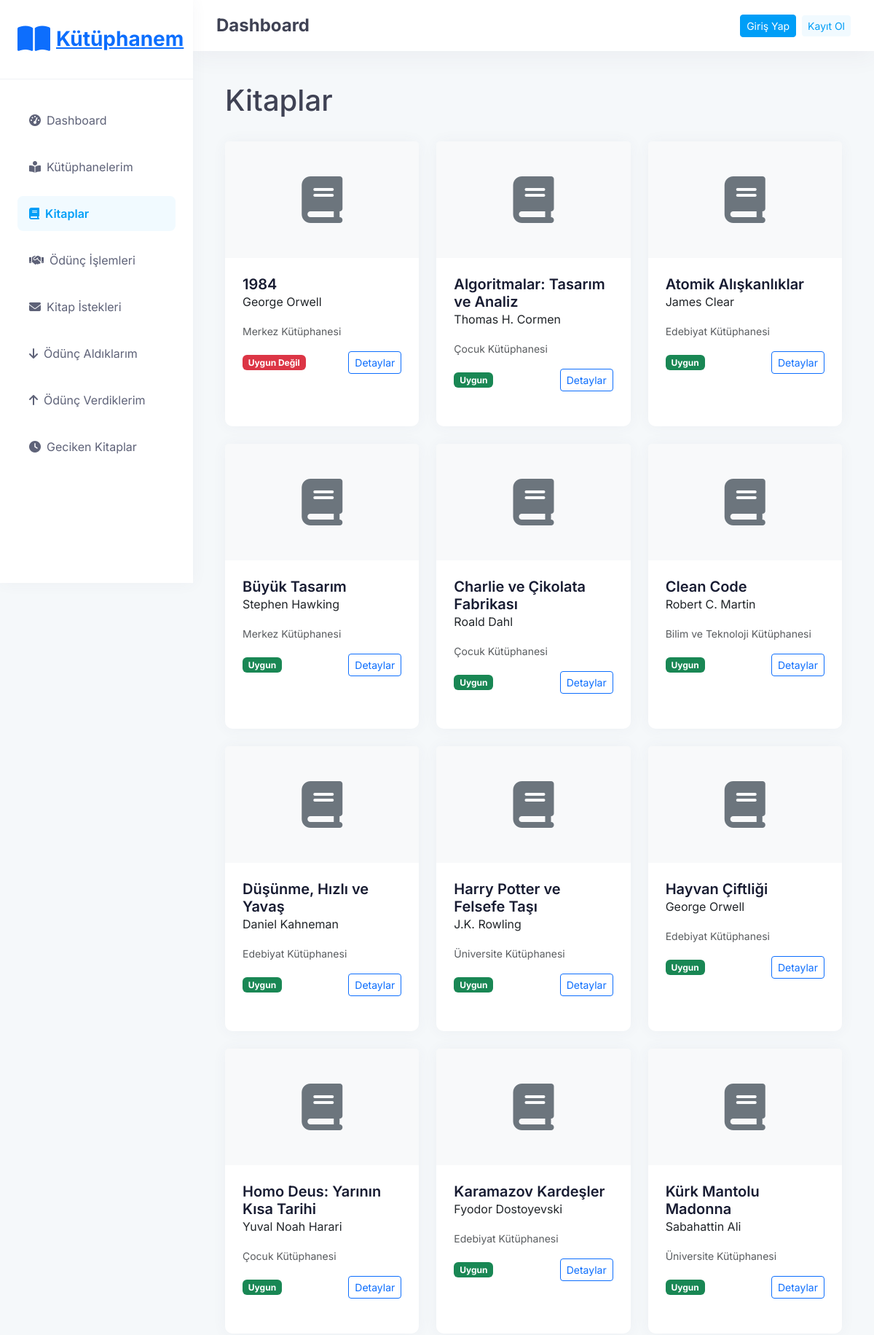
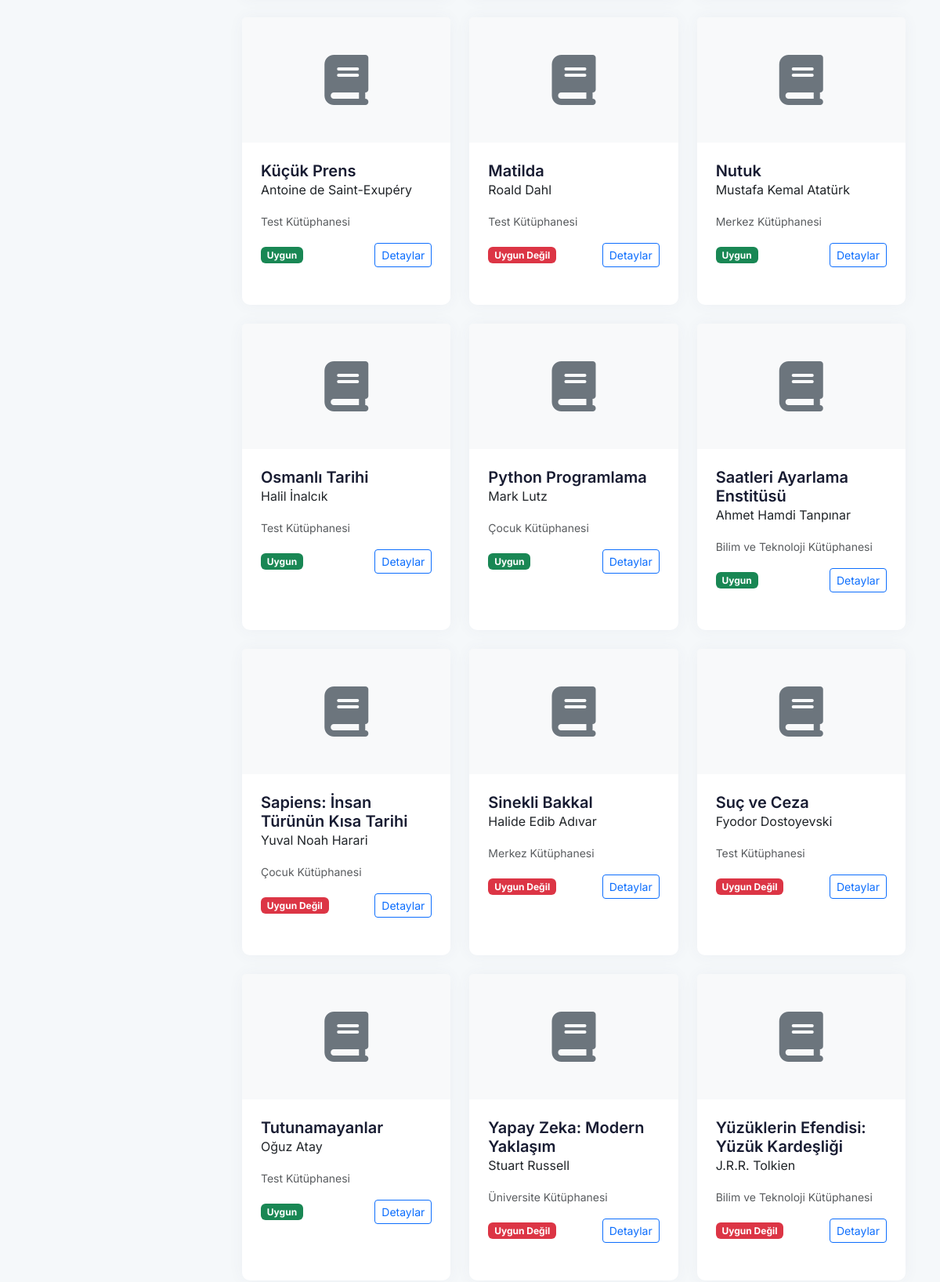
The page /books/ (upper part) on the database its author committed (2 pictures, top to bottom).
### books/models.py (models this page shows, shortened)
class Book(models.Model):
    title = models.CharField(max_length=255, verbose_name="Kitap Adı")
    author = models.CharField(max_length=255, verbose_name="Yazar")
    isbn = models.CharField(max_length=13, blank=True, null=True, verbose_name="ISBN")
    library = models.ForeignKey(
        Library,
        on_delete=models.CASCADE,
        related_name='books',
        verbose_name="Kütüphane"
    )
    is_available = models.BooleanField(default=True, verbose_name="Uygunluk Durumu")
    cover_image = models.ImageField(upload_to='book_covers/', blank=True, null=True, verbose_name="Kapak Resmi")
    description = models.TextField(blank=True, null=True, verbose_name="Açıklama")
    created_at = models.DateTimeField(auto_now_add=True, verbose_name="Eklenme Tarihi")
    updated_at = models.DateTimeField(auto_now=True, verbose_name="Güncellenme Tarihi")
    class Meta:
        verbose_name = "Kitap"
        verbose_name_plural = "Kitaplar"
        ordering = ['title']

### libraries/models.py (models this page shows, shortened)
class Library(models.Model):
    name = models.CharField(max_length=255, verbose_name="Kütüphane Adı")
    description = models.TextField(blank=True, null=True, verbose_name="Açıklama")
    owner = models.ForeignKey(
        settings.AUTH_USER_MODEL,
        on_delete=models.CASCADE,
        related_name='libraries',
        verbose_name="Sahip"
    )
    created_at = models.DateTimeField(auto_now_add=True, verbose_name="Oluşturulma Tarihi")
    updated_at = models.DateTimeField(auto_now=True, verbose_name="Güncellenme Tarihi")
    class Meta:
        verbose_name = "Kütüphane"
        verbose_name_plural = "Kütüphaneler"
        ordering = ['-created_at']

### books/views.py (the view)
# urls.py: path('', views.book_list, name='book_list'),
def book_list(request):
    books = Book.objects.all()
    return render(request, 'books/book_list.html', {'books': books})

### templates/books/book_list.html (shortened to what this page needs)
{% extends 'base.html' %}
{% block content %}
<div class="container my-4">
    <div class="d-flex justify-content-between align-items-center mb-4">
        <h1>Kitaplar</h1>
    </div>
    {% if books %}
    <div class="row row-cols-1 row-cols-md-3 g-4">
        {% for book in books %}
        <div class="col">
            <div class="card h-100">
                {% if book.cover_image %}
                <img src="{{ book.cover_image.url }}" class="card-img-top" alt="{{ book.title }}">
                {% else %}
                <div class="card-img-top bg-light text-center py-5">
                    <i class="fas fa-book fa-4x text-secondary"></i>
                </div>
                {% endif %}
                <div class="card-body">
                    <h5 class="card-title">{{ book.title }}</h5>
                    <p class="card-text">{{ book.author }}</p>
                    <p class="card-text">
                        <small class="text-muted">{{ book.library.name }}</small>
                    </p>
                    <div class="d-flex justify-content-between align-items-center">
                        <span class="badge {% if book.is_available %}bg-success{% else %}bg-danger{% endif %}">
                            {% if book.is_available %}Uygun{% else %}Uygun Değil{% endif %}
                        </span>
                        <a href="{% url 'book_detail' book.pk %}" class="btn btn-sm btn-outline-primary">Detaylar</a>
                    </div>
                </div>
            </div>
        </div>
        {% endfor %}
    </div>
    {% else %}
    <div class="alert alert-info">
        Henüz kitap eklenmemiş.
    </div>
    {% endif %}
</div>
{% endblock %}

### templates/base.html (style rules this page uses)
:root { --primary-color: #009ef7; --secondary-color: #f1faff; --dark-color: #181c32; --light-color: #f9f9f9; --success-color: #50cd89; --warning-color: #ffc700; --danger-color: #f1416c; --info-color: #7239ea; }
body { font-family: 'Inter', sans-serif; background-color: #f5f8fa; color: #3f4254; }
.card { box-shadow: 0 0 20px 0 rgba(76, 87, 125, 0.05); border: 0; border-radius: 0.625rem; margin-bottom: 1.5rem; }
.card-title { font-weight: 600; color: var(--dark-color); margin-bottom: 0; }
.card-body { padding: 1.5rem; }

### rows shown on the page
Book: title "1984", author "George Orwell", library.name "Merkez Kütüphanesi", is_available "Uygun Değil"
Book: title "Algoritmalar: Tasarım ve Analiz", author "Thomas H. Cormen", library.name "Çocuk Kütüphanesi", is_available "Uygun"
Book: title "Atomik Alışkanlıklar", author "James Clear", library.name "Edebiyat Kütüphanesi", is_available "Uygun"
Book: title "Büyük Tasarım", author "Stephen Hawking", library.name "Merkez Kütüphanesi", is_available "Uygun"
Book: title "Charlie ve Çikolata Fabrikası", author "Roald Dahl", library.name "Çocuk Kütüphanesi", is_available "Uygun"
Book: title "Clean Code", author "Robert C. Martin", library.name "Bilim ve Teknoloji Kütüphanesi", is_available "Uygun"
Book: title "Düşünme, Hızlı ve Yavaş", author "Daniel Kahneman", library.name "Edebiyat Kütüphanesi", is_available "Uygun"
Book: title "Harry Potter ve Felsefe Taşı", author "J.K. Rowling", library.name "Üniversite Kütüphanesi", is_available "Uygun"
Book: title "Hayvan Çiftliği", author "George Orwell", library.name "Edebiyat Kütüphanesi", is_available "Uygun"
Book: title "Homo Deus: Yarının Kısa Tarihi", author "Yuval Noah Harari", library.name "Çocuk Kütüphanesi", is_available "Uygun"
Book: title "Karamazov Kardeşler", author "Fyodor Dostoyevski", library.name "Edebiyat Kütüphanesi", is_available "Uygun"
Book: title "Kürk Mantolu Madonna", author "Sabahattin Ali", library.name "Üniversite Kütüphanesi", is_available "Uygun"
Book: title "Küçük Prens", author "Antoine de Saint-Exupéry", library.name "Test Kütüphanesi", is_available "Uygun"
Book: title "Matilda", author "Roald Dahl", library.name "Test Kütüphanesi", is_available "Uygun Değil"
Book: title "Nutuk", author "Mustafa Kemal Atatürk", library.name "Merkez Kütüphanesi", is_available "Uygun"
Book: title "Osmanlı Tarihi", author "Halil İnalcık", library.name "Test Kütüphanesi", is_available "Uygun"
Book: title "Python Programlama", author "Mark Lutz", library.name "Çocuk Kütüphanesi", is_available "Uygun"
Book: title "Saatleri Ayarlama Enstitüsü", author "Ahmet Hamdi Tanpınar", library.name "Bilim ve Teknoloji Kütüphanesi", is_available "Uygun"
Book: title "Sapiens: İnsan Türünün Kısa Tarihi", author "Yuval Noah Harari", library.name "Çocuk Kütüphanesi", is_available "Uygun Değil"
Book: title "Sinekli Bakkal", author "Halide Edib Adıvar", library.name "Merkez Kütüphanesi", is_available "Uygun Değil"
Book: title "Suç ve Ceza", author "Fyodor Dostoyevski", library.name "Test Kütüphanesi", is_available "Uygun Değil"
Book: title "Tutunamayanlar", author "Oğuz Atay", library.name "Test Kütüphanesi", is_available "Uygun"
Book: title "Yapay Zeka: Modern Yaklaşım", author "Stuart Russell", library.name "Üniversite Kütüphanesi", is_available "Uygun Değil"
Book: title "Yüzüklerin Efendisi: Yüzük Kardeşliği", author "J.R.R. Tolkien", library.name "Bilim ve Teknoloji Kütüphanesi", is_available "Uygun Değil"
